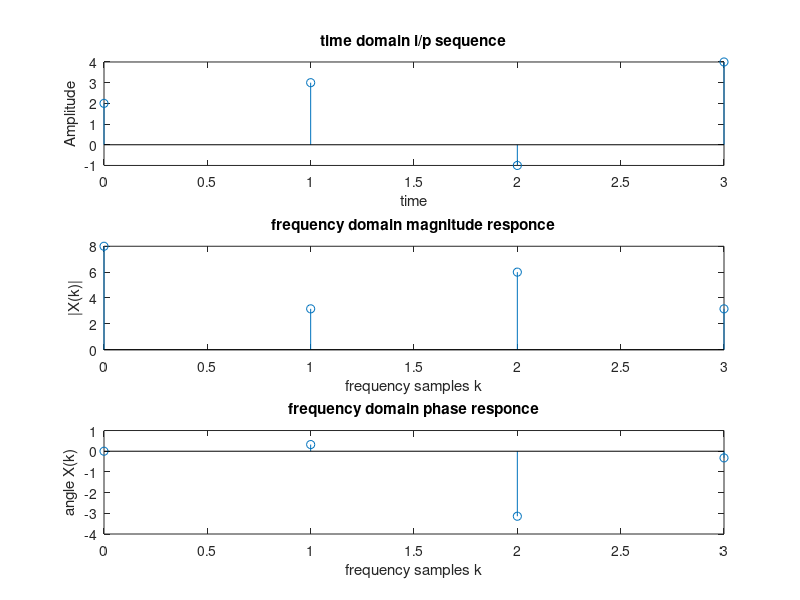

Here is the MATLAB script that generated this plot:
x=[2 3 -1 4];
N=length(x);
X=zeros(1,N);
for k=0:N-1
    for n=0:N-1
        X(k+1)=X(k+1)+(x(n+1)*exp(-j*pi*2*n*k/N));
        magX(k+1)=abs(X(k+1));
        angX(k+1)=angle(X(k+1));
    end
end
X
t=0:N-1;
subplot(3,1,1);
stem(t,x);
xlabel('time');ylabel('Amplitude');title('time domain i/p sequence');

subplot(3,1,2);
stem(t,magX)
xlabel('frequency samples k');ylabel('|X(k)|');title('frequency domain magnitude responce');


subplot(3,1,3);
stem(t,angX)
xlabel('frequency samples k');ylabel('angle X(k)');title('frequency domain phase responce');